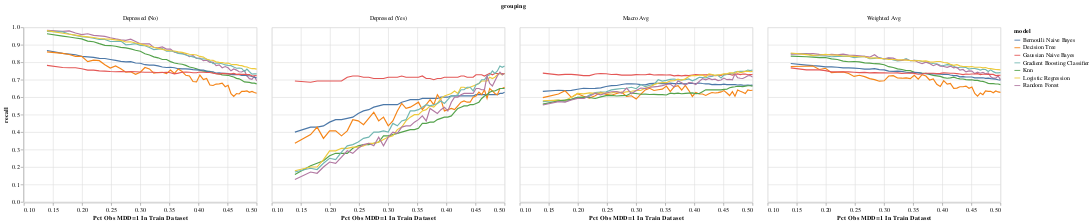

Here is the notebook cell this chart was saved with:
### Code cell
alt.Chart(model_performance_v6).mark_line(
).encode(
    x = alt.X('y_train_prop', title='Pct Obs MDD=1 In Train Dataset'),
    y = alt.Y('recall', scale=alt.Scale(domain=[0, 1])),
    color='model:N',
).facet(
    facet=alt.Facet('grouping')
)

### Figure 1 — Vega-Lite specification as saved in the notebook (floating-point values rounded to 4 significant figures; data arrays with more than 128 entries replaced by an {"elided": "..."} marker saying what was removed)
{"config": {"view": {"continuousWidth": 400, "continuousHeight": 300}}, "data": {"name": "data-7f763ccdd4d5011382c31f088c64c477"}, "facet": {"field": "grouping", "type": "nominal"}, "spec": {"mark": "line", "encoding": {"color": {"field": "model", "type": "nominal"}, "x": {"field": "y_train_prop", "title": "Pct Obs MDD=1 In Train Dataset", "type": "quantitative"}, "y": {"field": "recall", "scale": {"domain": [0, 1]}, "type": "quantitative"}}}, "$schema": "https://vega.github.io/schema/vega-lite/v4.17.0.json", "datasets": {"data-7f763ccdd4d5011382c31f088c64c477": {"elided": "1428 records"}}}
